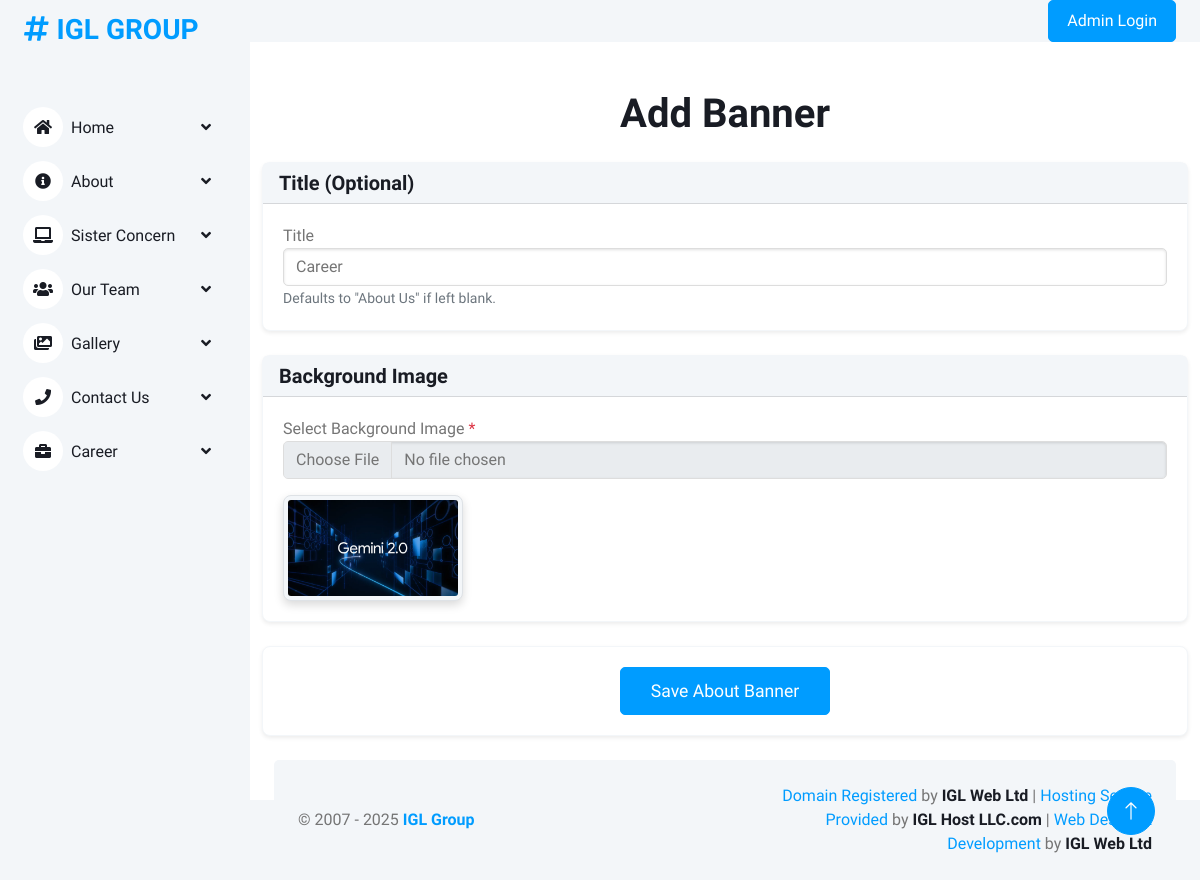
The app's page /career-banner/ with its own data.
### igl/models.py (models this page shows, shortened)
class CareerBanner(models.Model):
    title = models.CharField(max_length=255, default="Career")
    background_image = models.ImageField(upload_to='banners/')

### igl/admin_views.py (the view, shortened to what this page needs)
# urls.py: path('career-banner/', admin_views.career_banner_form, name='career_banner_form'),
def career_banner_form(request):
    try:
        banner = CareerBanner.objects.first()  # Get the first banner (or None if no banner exists)
    except CareerBanner.DoesNotExist:
        banner = None
    return render(request, 'backend/career_banner_form.html', {'banner': banner})

### igl/context_processors.py (called while the page is built)
def global_context(request):
    logo = Logo.objects.filter(is_active=True).first()
    menus = NavMenu.objects.filter(is_active=True)
    sister_concerns = SisterConcern.objects.all()
    return {
        'logo': logo,
        'menus': menus,
        'sister_concerns': sister_concerns,
    }

### igl/templates/backend/career_banner_form.html (shortened to what this page needs)
{% extends "backend/base.html" %}
{% load static %}
{% block content %}
<div class="container mt-5">
    <div class="mb-4 text-center">
        <h1>Add  Banner</h1>
    </div>
    <div class="row justify-content-center">
        <div class="col-lg-12">
            <form method="post" enctype="multipart/form-data">
                <div class="card mb-4 shadow-sm border-light">
                    <div class="card-header bg-light">
                        <h5 class="mb-0">Title (Optional)</h5>
                    </div>
                    <div class="card-body">
                        <div class="form-group">
                            <label for="title" class="font-weight-bold">Title</label>
                            <input class="form-control" name="title" id="title" type="text"
                                   value="{{ banner.title|default:'About Us' }}" placeholder="About Us">
                            <small class="form-text text-muted">Defaults to "About Us" if left blank.</small>
                        </div>
                    </div>
                </div>
                <div class="card mb-4 shadow-sm border-light">
                    <div class="card-header bg-light">
                        <h5 class="mb-0">Background Image</h5>
                    </div>
                    <div class="card-body">
                        <div class="form-group">
                            <label for="background_image" class="font-weight-bold">Select Background Image</label>
                            <span class="text-danger">*</span>
                            <input class="form-control" name="background_image" id="background_image" type="file">
                            {% if banner and banner.background_image %}
                                <div class="mt-3">
                                    <img src="{{ banner.background_image.url }}" alt="Background Image"
                                         class="img-thumbnail" style="max-width: 180px; height: auto; object-fit: cover;">
                                </div>
                            {% endif %}
                        </div>
                    </div>
                </div>
                <div class="card shadow-sm border-light">
                    <div class="card-body text-center">
                        <button type="submit" class="btn btn-primary btn-lg custom-btn">Save About Banner</button>
                    </div>
                </div>
            </form>
        </div>
    </div>
</div>
{% endblock content %}

### igl/static/backend/css/style.css (style rules this page uses)
:root { --primary: #009CFF; --light: #F3F6F9; --dark: #191C24; }
.btn { transition: .5s; }
.btn.btn-primary { color: #FFFFFF; }

### igl/templates/backend/career_banner_form.html (style rules this page uses)
.card { border-radius: 8px; box-shadow: 0 4px 10px rgba(0, 0, 0, 0.1); }
.card-header { background-color: #f8f9fa; font-size: 1.1rem; font-weight: 600; }
.card-body { padding: 20px; }
.custom-btn { padding: 10px 30px; font-size: 1.1rem; border-radius: 5px; transition: all 0.3s ease; }
.form-control { border-radius: 5px; border: 1px solid #ddd; box-shadow: inset 0 1px 3px rgba(0, 0, 0, 0.12); transition: border 0.3s ease; }
.img-thumbnail { border-radius: 8px; box-shadow: 0 4px 10px rgba(0, 0, 0, 0.15); }

### records on screen
CareerBanner: title "Career", background_image (picture)
